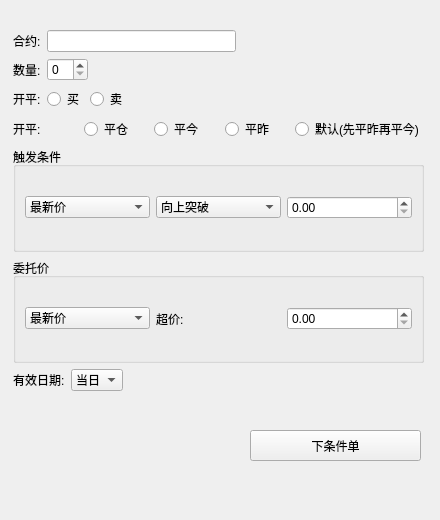
<?xml version="1.0" encoding="UTF-8"?>
<ui version="4.0">
 <class>SetConditionOrder</class>
 <widget class="QWidget" name="SetConditionOrder">
  <property name="geometry">
   <rect>
    <x>0</x>
    <y>0</y>
    <width>440</width>
    <height>520</height>
   </rect>
  </property>
  <property name="windowTitle">
   <string>Form</string>
  </property>
  <widget class="QPushButton" name="pushButton">
   <property name="geometry">
    <rect>
     <x>250</x>
     <y>430</y>
     <width>171</width>
     <height>31</height>
    </rect>
   </property>
   <property name="text">
    <string>下条件单</string>
   </property>
  </widget>
  <widget class="QWidget" name="layoutWidget">
   <property name="geometry">
    <rect>
     <x>13</x>
     <y>30</y>
     <width>411</width>
     <height>361</height>
    </rect>
   </property>
   <layout class="QVBoxLayout" name="verticalLayout_3">
    <item>
     <layout class="QHBoxLayout" name="horizontalLayout_3">
      <item>
       <widget class="QLabel" name="label_8">
        <property name="text">
         <string>合约:</string>
        </property>
       </widget>
      </item>
      <item>
       <widget class="QLineEdit" name="lineEdit_3"/>
      </item>
      <item>
       <spacer name="horizontalSpacer_3">
        <property name="orientation">
         <enum>Qt::Horizontal</enum>
        </property>
        <property name="sizeHint" stdset="0">
         <size>
          <width>40</width>
          <height>20</height>
         </size>
        </property>
       </spacer>
      </item>
     </layout>
    </item>
    <item>
     <layout class="QHBoxLayout" name="horizontalLayout">
      <item>
       <widget class="QLabel" name="label_6">
        <property name="text">
         <string>数量:</string>
        </property>
       </widget>
      </item>
      <item>
       <widget class="QSpinBox" name="spinBox"/>
      </item>
      <item>
       <spacer name="horizontalSpacer_4">
        <property name="orientation">
         <enum>Qt::Horizontal</enum>
        </property>
        <property name="sizeHint" stdset="0">
         <size>
          <width>40</width>
          <height>20</height>
         </size>
        </property>
       </spacer>
      </item>
     </layout>
    </item>
    <item>
     <layout class="QHBoxLayout" name="horizontalLayout_4">
      <item>
       <widget class="QLabel" name="label_2">
        <property name="text">
         <string>开平:</string>
        </property>
       </widget>
      </item>
      <item>
       <widget class="QRadioButton" name="radioButton_7">
        <property name="text">
         <string>买</string>
        </property>
       </widget>
      </item>
      <item>
       <widget class="QRadioButton" name="radioButton_8">
        <property name="text">
         <string>卖</string>
        </property>
       </widget>
      </item>
      <item>
       <spacer name="horizontalSpacer_2">
        <property name="orientation">
         <enum>Qt::Horizontal</enum>
        </property>
        <property name="sizeHint" stdset="0">
         <size>
          <width>40</width>
          <height>20</height>
         </size>
        </property>
       </spacer>
      </item>
     </layout>
    </item>
    <item>
     <layout class="QHBoxLayout" name="horizontalLayout_2">
      <item>
       <widget class="QLabel" name="label">
        <property name="text">
         <string>开平:</string>
        </property>
       </widget>
      </item>
      <item>
       <widget class="QRadioButton" name="radioButton_3">
        <property name="text">
         <string>平仓</string>
        </property>
       </widget>
      </item>
      <item>
       <widget class="QRadioButton" name="radioButton_4">
        <property name="text">
         <string>平今</string>
        </property>
       </widget>
      </item>
      <item>
       <widget class="QRadioButton" name="radioButton_5">
        <property name="text">
         <string>平昨</string>
        </property>
       </widget>
      </item>
      <item>
       <widget class="QRadioButton" name="radioButton_6">
        <property name="text">
         <string>默认(先平昨再平今)</string>
        </property>
       </widget>
      </item>
     </layout>
    </item>
    <item>
     <widget class="QGroupBox" name="groupBox">
      <property name="title">
       <string>触发条件</string>
      </property>
      <layout class="QVBoxLayout" name="verticalLayout_2">
       <item>
        <layout class="QHBoxLayout" name="horizontalLayout_5">
         <item>
          <widget class="QComboBox" name="comboBox">
           <item>
            <property name="text">
             <string>最新价</string>
            </property>
           </item>
           <item>
            <property name="text">
             <string>对手价</string>
            </property>
           </item>
          </widget>
         </item>
         <item>
          <widget class="QComboBox" name="comboBox_2">
           <item>
            <property name="text">
             <string>向上突破</string>
            </property>
           </item>
           <item>
            <property name="text">
             <string>向下突破</string>
            </property>
           </item>
          </widget>
         </item>
         <item>
          <widget class="QDoubleSpinBox" name="doubleSpinBox"/>
         </item>
        </layout>
       </item>
      </layout>
     </widget>
    </item>
    <item>
     <widget class="QGroupBox" name="groupBox_2">
      <property name="title">
       <string>委托价</string>
      </property>
      <layout class="QVBoxLayout" name="verticalLayout">
       <item>
        <layout class="QHBoxLayout" name="horizontalLayout_6">
         <item>
          <widget class="QComboBox" name="comboBox_3">
           <item>
            <property name="text">
             <string>最新价</string>
            </property>
           </item>
           <item>
            <property name="text">
             <string>对手价</string>
            </property>
           </item>
          </widget>
         </item>
         <item>
          <widget class="QLabel" name="label_3">
           <property name="text">
            <string>超价:</string>
           </property>
          </widget>
         </item>
         <item>
          <widget class="QDoubleSpinBox" name="doubleSpinBox_2"/>
         </item>
        </layout>
       </item>
      </layout>
     </widget>
    </item>
    <item>
     <layout class="QHBoxLayout" name="horizontalLayout_9">
      <item>
       <widget class="QLabel" name="label_18">
        <property name="text">
         <string>有效日期:</string>
        </property>
       </widget>
      </item>
      <item>
       <widget class="QComboBox" name="comboBox_8">
        <item>
         <property name="text">
          <string>当日</string>
         </property>
        </item>
       </widget>
      </item>
      <item>
       <spacer name="horizontalSpacer">
        <property name="orientation">
         <enum>Qt::Horizontal</enum>
        </property>
        <property name="sizeHint" stdset="0">
         <size>
          <width>40</width>
          <height>20</height>
         </size>
        </property>
       </spacer>
      </item>
     </layout>
    </item>
   </layout>
  </widget>
 </widget>
 <resources/>
 <connections/>
</ui>
